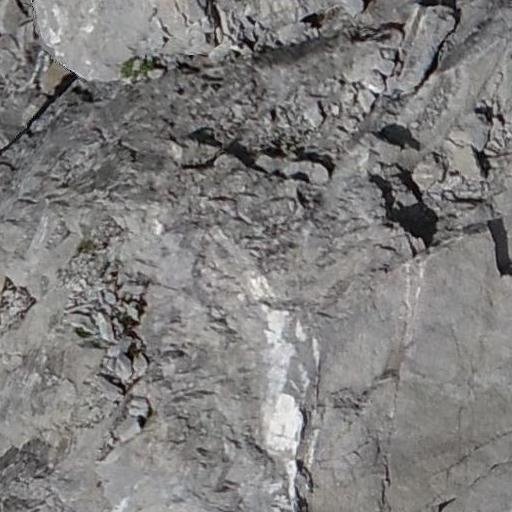
#> input picture data_preprocess/images/1_patch_256_1024.jpg, 512 x 512 px
$ python -i 'GLCM _FFT_RF_leave_one_area_out.py'   (imports and definitions only)   (older library calls are emulated)
#> lines starting #> are read from the running program, lines starting #| are printed output that depends on the picture
import os
import cv2
import numpy as np
import pandas as pd
import argparse
from PIL import Image
from typing import List, Dict
from sklearn.ensemble import RandomForestRegressor
from sklearn.metrics import mean_absolute_error, mean_squared_error, r2_score
from skimage.feature import graycomatrix, graycoprops
from scipy.fft import fft2, fftshift


AREAS = ["1_patch", "3_patch", "o2_1_1_tile"]


# =========================
# Feature Extraction
# =========================
def extract_basic_stats(gray: np.ndarray) -> List[float]:
    gray_f = gray.astype(np.float32)
    mean_val = float(np.mean(gray_f))
#> mean_val = 126
    std_val = float(np.std(gray_f))
#> std_val = 33.27
    min_val = float(np.min(gray_f))
#> min_val = 1
    max_val = float(np.max(gray_f))
#> max_val = 242
    med_val = float(np.median(gray_f))
#> med_val = 131

    gx = cv2.Sobel(gray_f, cv2.CV_32F, 1, 0, ksize=3)
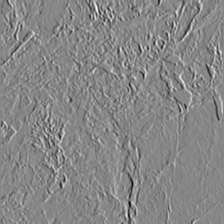
#> gx: shape (224, 224) float32; min -760, max 678, mean 0.3; drawn with min black and max white
    gy = cv2.Sobel(gray_f, cv2.CV_32F, 0, 1, ksize=3)
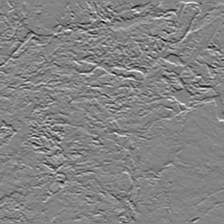
#> gy: shape (224, 224) float32; min -658, max 616, mean 0.3; drawn with min black and max white
    grad_mag = np.sqrt(gx ** 2 + gy ** 2)
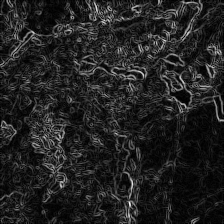
#> grad_mag: shape (224, 224) float32; min 0, max 774.7, mean 104.5; drawn with min black and max white

    grad_mean = float(np.mean(grad_mag))
#> grad_mean = 104.5
    grad_std = float(np.std(grad_mag))
#> grad_std = 90.95

    lap = cv2.Laplacian(gray_f, cv2.CV_32F)
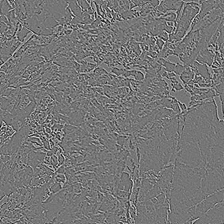
#> lap: shape (224, 224) float32; min -231, max 265, mean 0; drawn with min black and max white
    lap_var = float(np.var(lap))
#> lap_var = 1938.9

    return [mean_val, std_val, min_val, max_val, med_val, grad_mean, grad_std, lap_var]


def extract_glcm_features(gray: np.ndarray, glcm_levels: int = 32) -> List[float]:
    """
    先把灰度从 0~255 量化到更少级别，避免 GLCM 过稀疏。
    推荐先用 32 级，后续可尝试 16 / 64 做对比。
    """
#> called with glcm_levels = 32
    gray_f = gray.astype(np.float32)
    gray_q = np.floor(gray_f / (256.0 / glcm_levels)).astype(np.uint8)
    gray_q = np.clip(gray_q, 0, glcm_levels - 1)

    distances = [1, 2, 4]
    angles = [0, np.pi / 4, np.pi / 2, 3 * np.pi / 4]

    glcm = graycomatrix(
        gray_q,
        distances=distances,
        angles=angles,
        levels=glcm_levels,
        symmetric=True,
        normed=True
    )

    props = ["contrast", "dissimilarity", "homogeneity", "energy", "correlation", "ASM"]
    feats = []
    for p in props:
        vals = graycoprops(glcm, p)
        feats.extend(vals.flatten().tolist())
#> after the loop, feats = 72 values, max 20.21 at index 11, min 0.00869 at index 69, mean 2.72

    return feats


def radial_profile(data: np.ndarray, num_bins: int = 16) -> List[float]:
    h, w = data.shape
    cy, cx = h // 2, w // 2
    y, x = np.indices((h, w))
    r = np.sqrt((x - cx) ** 2 + (y - cy) ** 2)

    r_max = np.max(r)
    bins = np.linspace(0, r_max, num_bins + 1)

    profile = []
    for i in range(num_bins):
        mask = (r >= bins[i]) & (r < bins[i + 1])
        if np.any(mask):
            profile.append(float(np.mean(data[mask])))
        else:
            profile.append(0.0)
    return profile


def extract_fft_features(gray: np.ndarray) -> List[float]:
    gray_f = gray.astype(np.float32)

    f = fft2(gray_f)
    fshift = fftshift(f)
    mag = np.abs(fshift)
    mag_log = np.log1p(mag)
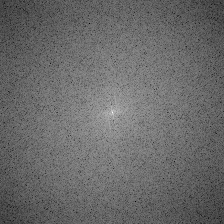
#> mag_log: shape (224, 224) float32; min 1.9, max 15.66, mean 7.62; drawn with min black and max white

    h, w = mag_log.shape
#> h = 224; w = 224
    cy, cx = h // 2, w // 2
#> cy = 112; cx = 112
    y, x = np.indices((h, w))
    r = np.sqrt((x - cx) ** 2 + (y - cy) ** 2)

    r_max = np.max(r)
#> r_max = 158.4
    low_mask = r < r_max * 0.15
    mid_mask = (r >= r_max * 0.15) & (r < r_max * 0.4)
    high_mask = r >= r_max * 0.4

    low_energy = float(np.mean(mag_log[low_mask]))
#> low_energy = 9.73
    mid_energy = float(np.mean(mag_log[mid_mask]))
#> mid_energy = 8.62
    high_energy = float(np.mean(mag_log[high_mask]))
#> high_energy = 7.23
    total_energy = float(np.mean(mag_log))
#> total_energy = 7.62

    radial_feats = radial_profile(mag_log, num_bins=16)
#> after the loop in radial_profile, `for i in range(num_bins):`: profile = [10.41, 9.68, 9.25, 8.87, 8.65, 8.43, 8.26, 7.97, 7.73, 7.44, 7.13, 6.89, 6.56, 6.16, 5.81, 5.57]
#> radial_feats has the same summary as profile in radial_profile

    return [low_energy, mid_energy, high_energy, total_energy] + radial_feats


def extract_features(img_path: str, resize=(224, 224), glcm_levels: int = 32) -> np.ndarray:
    img = Image.open(img_path).convert("L")
    img = img.resize(resize)
    gray = np.array(img)

    feats = []
    feats.extend(extract_basic_stats(gray))
    feats.extend(extract_glcm_features(gray, glcm_levels=glcm_levels))
    feats.extend(extract_fft_features(gray))

    return np.array(feats, dtype=np.float32)


# =========================
# Area helpers
# =========================
# [290 lines left out: functions get_area_from_name, transform_targets_to_monotonic_deltas, inverse_monotonic_deltas, load_dataset, compute_metrics, rank_violation_rate and 2 more, not called in this run]


# [2 lines not run here, left out]

>>> result = extract_features('data_preprocess/images/1_patch_256_1024.jpg')
#> result = 100 values, max 1938.9 at index 7, min 0.00869 at index 77, mean 30.21

$ run again, on data_preprocess/images/1_patch_256_2560.jpg
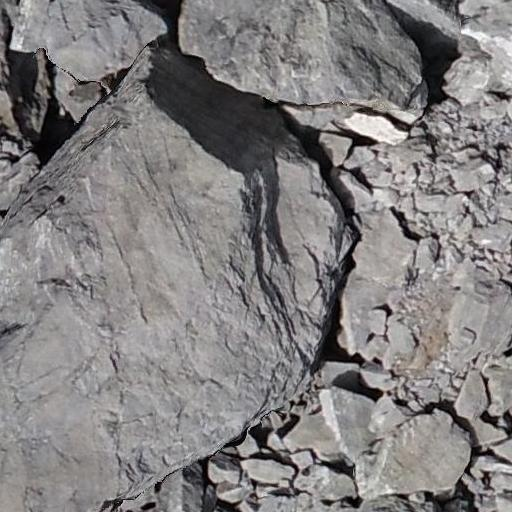
#> input picture data_preprocess/images/1_patch_256_2560.jpg, 512 x 512 px
#> mean_val = 128.5
#> std_val = 45.47
#> min_val = 0
#> max_val = 253
#> med_val = 142
#> in extract_basic_stats, `grad_mag = np.sqrt(gx ** 2 + gy ** 2)`:
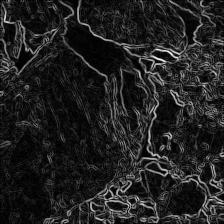
#> grad_mag: shape (224, 224) float32; min 0, max 931.7, mean 122.2; drawn with min black and max white
#> grad_mean = 122.2
#> grad_std = 123.8
#> lap_var = 2579.4
#> after the loop in extract_glcm_features, `for p in props:`: feats = 72 values, max 37.13 at index 11, min 0.00752 at index 71, mean 4.02
#> in extract_fft_features, `mag_log = np.log1p(mag)`:
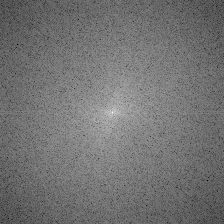
#> mag_log: shape (224, 224) float32; min 1.33, max 15.68, mean 7.8; drawn with min black and max white
#> low_energy = 10.07
#> mid_energy = 8.81
#> high_energy = 7.4
#> total_energy = 7.8
#> after the loop in radial_profile, `for i in range(num_bins):`: profile = [10.9, 10.02, 9.55, 9.13, 8.82, 8.58, 8.36, 8.11, 7.85, 7.59, 7.31, 7.08, 6.74, 6.45, 6.12, 5.95]
#> radial_feats has the same summary as profile in radial_profile
#> result = 100 values, max 2579.4 at index 7, min 0 at index 2, mean 38.47

$ run again, on data_preprocess/images/1_patch_256_2816.jpg
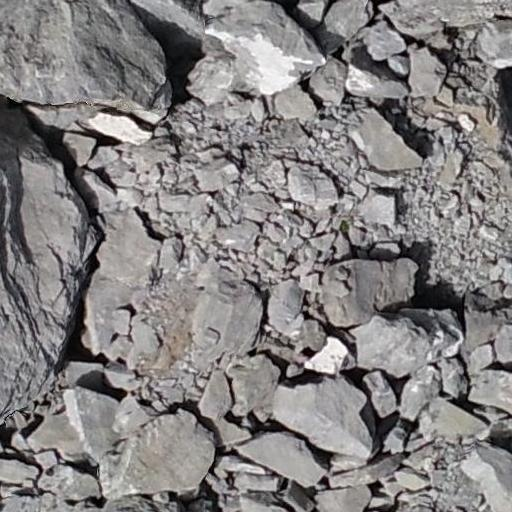
#> input picture data_preprocess/images/1_patch_256_2816.jpg, 512 x 512 px
#> mean_val = 130.3
#> std_val = 51.09
#> min_val = 0
#> max_val = 254
#> med_val = 144
#> grad_mean = 166.2
#> grad_std = 145.7
#> in extract_basic_stats, `lap = cv2.Laplacian(gray_f, cv2.CV_32F)`:
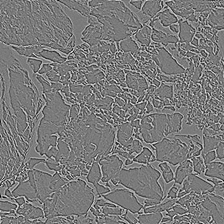
#> lap: shape (224, 224) float32; min -270, max 290, mean 0; drawn with min black and max white
#> lap_var = 3945.9
#> after the loop in extract_glcm_features, `for p in props:`: feats = 72 values, max 59.75 at index 11, min 0.00361 at index 71, mean 6.15
#> in extract_fft_features, `mag_log = np.log1p(mag)`:
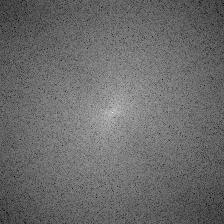
#> mag_log: shape (224, 224) float32; min 2.36, max 15.69, mean 7.97; drawn with min black and max white
#> low_energy = 10.26
#> mid_energy = 9.05
#> high_energy = 7.55
#> total_energy = 7.97
#> after the loop in radial_profile, `for i in range(num_bins):`: profile = [10.98, 10.24, 9.76, 9.36, 9.07, 8.83, 8.57, 8.31, 8.06, 7.75, 7.47, 7.21, 6.82, 6.47, 6.08, 5.92]
#> radial_feats has the same summary as profile in radial_profile
#> result = 100 values, max 3945.9 at index 7, min 0 at index 2, mean 54.46

$ run again, on data_preprocess/images/1_patch_256_3072.jpg
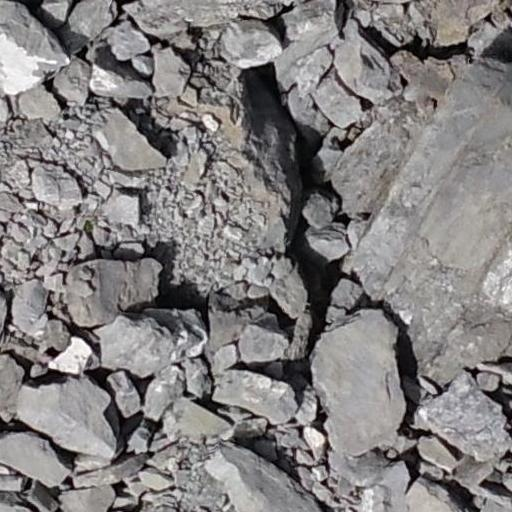
#> input picture data_preprocess/images/1_patch_256_3072.jpg, 512 x 512 px
#> mean_val = 128.7
#> std_val = 51.94
#> min_val = 0
#> max_val = 254
#> med_val = 144
#> grad_mean = 154.2
#> grad_std = 145.9
#> in extract_basic_stats, `lap = cv2.Laplacian(gray_f, cv2.CV_32F)`:
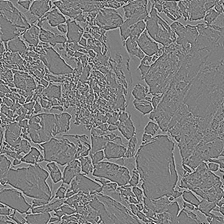
#> lap: shape (224, 224) float32; min -277, max 281, mean 0; drawn with min black and max white
#> lap_var = 3505.6
#> after the loop in extract_glcm_features, `for p in props:`: feats = 72 values, max 55.33 at index 11, min 0.0045 at index 71, mean 5.73
#> in extract_fft_features, `mag_log = np.log1p(mag)`:
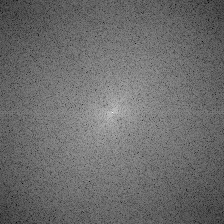
#> mag_log: shape (224, 224) float32; min 2.15, max 15.68, mean 7.91; drawn with min black and max white
#> low_energy = 10.28
#> mid_energy = 9
#> high_energy = 7.49
#> total_energy = 7.91
#> after the loop in radial_profile, `for i in range(num_bins):`: profile = [11.02, 10.28, 9.72, 9.32, 9, 8.81, 8.52, 8.27, 7.98, 7.7, 7.41, 7.16, 6.74, 6.38, 6.06, 5.73]
#> radial_feats has the same summary as profile in radial_profile
#> result = 100 values, max 3505.6 at index 7, min 0 at index 2, mean 49.62
